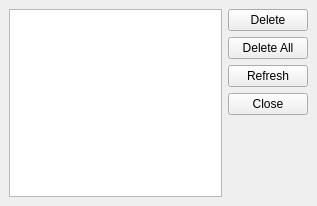
<?xml version="1.0" encoding="UTF-8"?>
<ui version="4.0">
 <class>MainWindow</class>
 <widget class="QMainWindow" name="MainWindow">
  <property name="geometry">
   <rect>
    <x>0</x>
    <y>0</y>
    <width>317</width>
    <height>206</height>
   </rect>
  </property>
  <property name="windowTitle">
   <string>MainWindow</string>
  </property>
  <widget class="QWidget" name="centralwidget">
   <layout class="QHBoxLayout" name="horizontalLayout">
    <item>
     <widget class="QTreeView" name="namespaceTree">
      <property name="enabled">
       <bool>true</bool>
      </property>
     </widget>
    </item>
    <item>
     <layout class="QVBoxLayout" name="verticalLayout">
      <item>
       <widget class="QPushButton" name="deleteButton">
        <property name="text">
         <string>Delete</string>
        </property>
       </widget>
      </item>
      <item>
       <widget class="QPushButton" name="deleteAllButton">
        <property name="text">
         <string>Delete All</string>
        </property>
       </widget>
      </item>
      <item>
       <widget class="QPushButton" name="refreshButton">
        <property name="text">
         <string>Refresh</string>
        </property>
       </widget>
      </item>
      <item>
       <widget class="QPushButton" name="closeButton">
        <property name="text">
         <string>Close</string>
        </property>
       </widget>
      </item>
      <item>
       <spacer name="verticalSpacer">
        <property name="orientation">
         <enum>Qt::Vertical</enum>
        </property>
        <property name="sizeHint" stdset="0">
         <size>
          <width>20</width>
          <height>40</height>
         </size>
        </property>
       </spacer>
      </item>
     </layout>
    </item>
   </layout>
  </widget>
  <widget class="QMenuBar" name="menubar">
   <property name="geometry">
    <rect>
     <x>0</x>
     <y>0</y>
     <width>317</width>
     <height>21</height>
    </rect>
   </property>
  </widget>
 </widget>
 <resources/>
 <connections/>
</ui>
